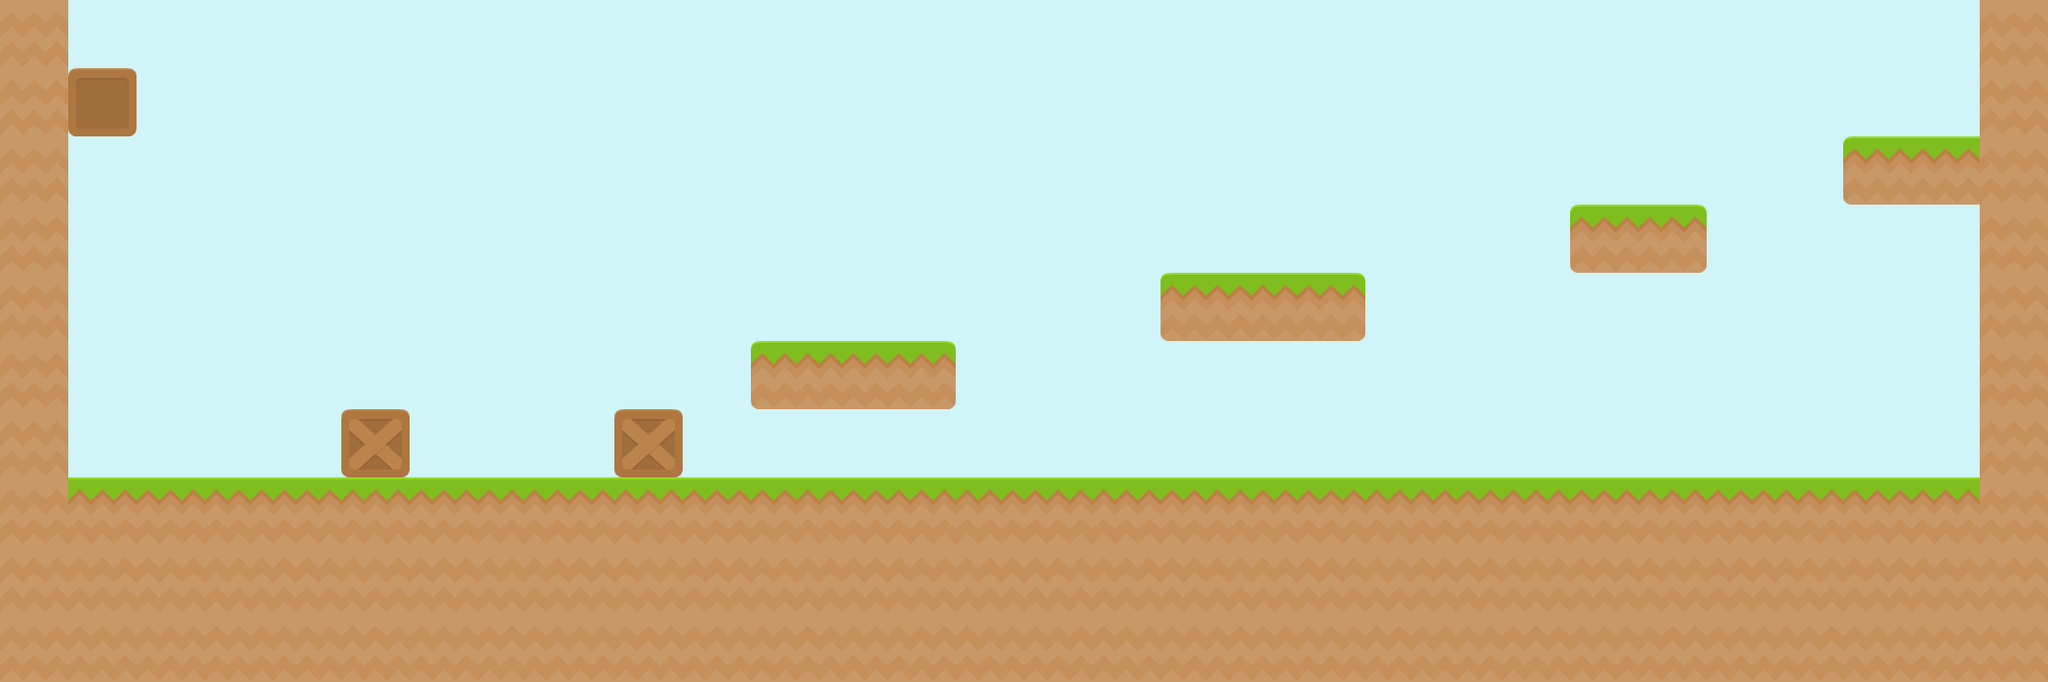

A 2D game scene composited from a Tiled map and its tileset images. What follows is a short description and the map's XML, with each tile layer's data collapsed to a summary:
An orthogonal 30x10 tile map with 70x70 px tiles, 2 tile layers (Background, Collision).

<map version="1.0" orientation="orthogonal" width="30" height="10" tilewidth="70" tileheight="70">
 <tileset firstgid="1" name="tiles_map" tilewidth="70" tileheight="70">
  <image source="../images/tiles_map.png" width="560" height="490" />
 </tileset>
 <layer name="Background" width="30" height="10">
  <data>[300 cells, 300 non-empty, 1 distinct tile ids]</data>
 </layer>
 <layer name="Collision" width="30" height="10">
  <data>[300 cells, 117 non-empty, 6 distinct tile ids]</data>
 </layer>
</map>